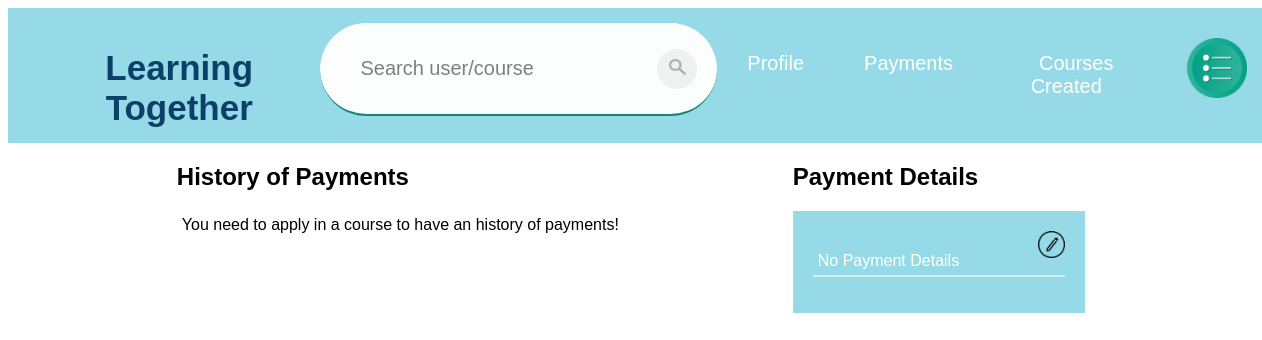
The page /payments (signed in) on the database as committed earlier.
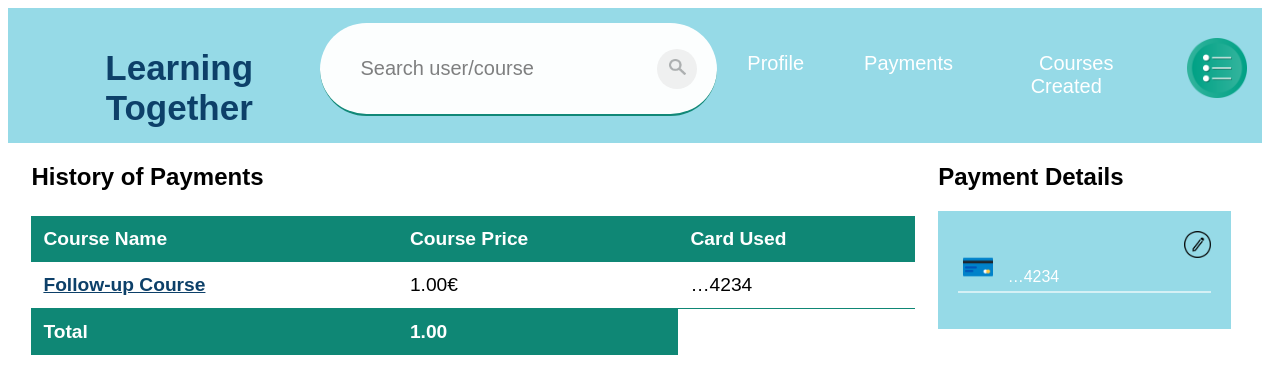
The same page on the database as committed later.
### app/models.py (models this page shows, shortened)
class CoursesEnrolled(models.Model):
    privateId = models.ForeignKey(Private, on_delete=models.CASCADE)
    courseId = models.ForeignKey(Course, on_delete=models.CASCADE)
    paymentMethod = models.ForeignKey(PaymentDetails, on_delete=models.PROTECT, null=True)

class Course(models.Model):
    categoryId = models.ForeignKey(Category, on_delete=models.PROTECT)
    name = models.CharField(max_length=100)
    averageMasterTime = models.SmallIntegerField()
    price = models.DecimalField(max_digits=6, decimal_places=2)
    description = models.CharField(max_length=200, blank=True)
    link = models.CharField(max_length=200, default="")

class PaymentDetails(models.Model):
    privateId = models.ForeignKey(Private, on_delete=models.CASCADE, null=True, blank=True)
    cardNumber = models.CharField(max_length=16)
    expirationMonth = models.SmallIntegerField()
    expirationYear = models.SmallIntegerField()
    cvv = models.SmallIntegerField()

### app/views.py (the view)
# urls.py: path('payments',views.payments,name="payments"),
def payments(request):
    if request.user.is_authenticated:
        profile = models.Profile.objects.filter(userId__exact=request.user.id)
        private = models.Private.objects.filter(profileId__exact=profile[0].id)
        enrolledCourses = models.CoursesEnrolled.objects.filter(
            privateId__exact=private[0].id)
        paymentDetails = models.PaymentDetails.objects.filter(
            privateId__exact=private[0].id)
        total = 0
        for course in enrolledCourses:
            total += course.courseId.price
        return render(request, "app/payments.html", {'enrolledCourses': enrolledCourses, 'paymentDetails': paymentDetails,
                                                     'total': total, 'thisUser': True, 'userId': request.user.id, 'showOptions': True})
    return redirect('home')

### templates/app/payments.html (shortened to what this page needs)
{% extends 'app/base.html' %}
{% block content %}
{% load static %}
{% include 'app/navBar.html' with thisUser=thisUser userId=userId showOptions=showOptions %}
<div class="container">
    <div>
        <h2>History of Payments</h2>
        {% if not enrolledCourses %}
            <p>You need to apply in a course to have an history of payments!</p>
        {% else %}
        <table class="table">
            <thead>
                <tr>
                    <th>Course Name</th>
                    <th>Course Price</th>
                    <th>Card Used</th>
                </tr>
            </thead>
            {% for enrolledCourse in enrolledCourses %}
            <tbody>
                <tr>
                    <td><a class="pretty" href="../course/{{ enrolledCourse.courseId.id }}">{{ enrolledCourse.courseId.name }}</a></td>
                    <td>{{ enrolledCourse.courseId.price }}€</td>
                    {% if enrolledCourse.paymentMethod.cardNumber %}
                    <td>{{ enrolledCourse.paymentMethod.cardNumber|slice:'::-1'|truncatechars:5|slice:'::-1'}}</td>
                    {% else %}
                    <td>None</td>
                    {% endif %}
                </tr>
            </tbody>
            {% endfor %}
            <tfoot>
                <tr>
                    <td >Total</td>
                    <td>{{ total }}</td>
                </tr>
            </tfoot>
        </table>
        {% endif %}
    </div>
    <div>
        <h2>Payment Details</h2>
        <div class="payment-methods">
            <a href="../managePaymentDetails"><img class="edit" src="{% static 'images/' %}edit.png"></a>
            {% if not paymentDetails %}
                <p>No Payment Details</p>
            {% else %}
                {% for card in paymentDetails %}
                <div>
                    <p><img class="card" src="{% static 'images/' %}card.png"> {{ card.cardNumber|slice:'::-1'|truncatechars:5|slice:'::-1' }}</p>
                </div>
                {% endfor %}
            {% endif %}
        </div>
    </div>
</div>
{% endblock %}

Rows that differ between the two databases and show on the page:
added CoursesEnrolled: courseId.name "Follow-up Course", courseId.price "1.00", paymentMethod.cardNumber "…4234"
added PaymentDetails: cardNumber "…4234"
Other text that changed with them:
{{ total }}: (not shown) → "1.00"
text no longer shown: "You need to apply in a course to have an history of payments! No Payment Details"
text now shown: "Course Name Course Price Card Used Total"
